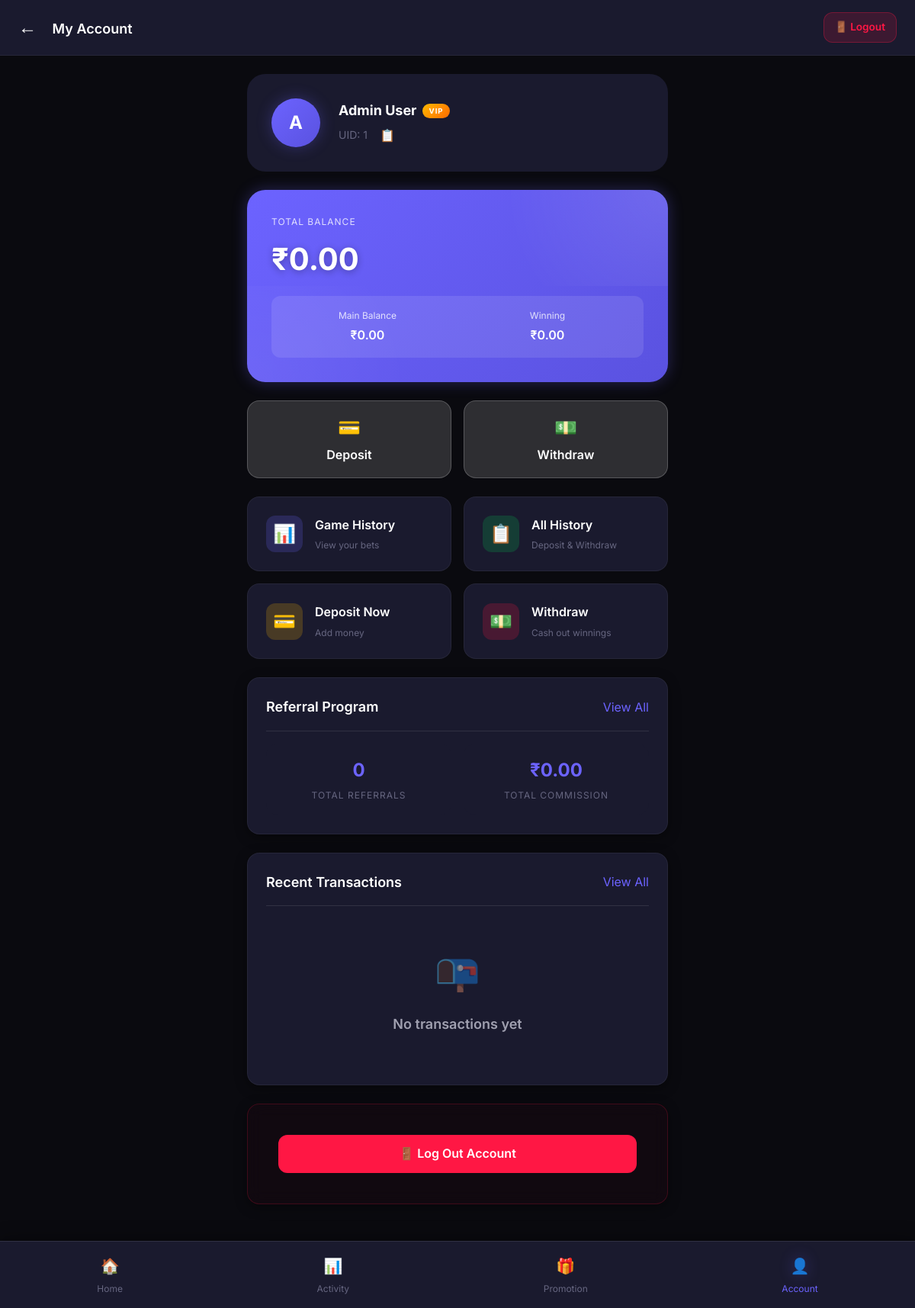
Page /wallet/ (signed in) on the committed database.
### core/models.py (models this page shows, shortened)
class User(AbstractUser):
    uid = models.IntegerField(unique=True, editable=False, default=generate_uid)
    username = models.CharField(max_length=20, unique=True, default=generate_username)
    name = models.CharField(max_length=100)
    mobile = models.CharField(max_length=15, unique=True)
    email = models.EmailField(unique=True)
    referral_code = models.CharField(max_length=10, unique=True, default=generate_referral_code)
    referred_by = models.ForeignKey('self', on_delete=models.SET_NULL, null=True, blank=True, related_name='referred_users')
    is_blocked = models.BooleanField(default=False)
    blocked_at = models.DateTimeField(null=True, blank=True)
    blocked_reason = models.TextField(null=True, blank=True)
    profile_image = models.ImageField(upload_to='profile_images/', null=True, blank=True)
    created_at = models.DateTimeField(auto_now_add=True)
    updated_at = models.DateTimeField(auto_now=True)
    last_login_at = models.DateTimeField(null=True, blank=True)
    USERNAME_FIELD = 'mobile'
    REQUIRED_FIELDS = ['email', 'name']
    objects = CustomUserManager()
    class Meta:
        ordering = ['-created_at']
    def can_withdraw(self):
        from wallet.models import Recharge
        return Recharge.objects.filter(user=self, status='approved').exists()

### wallet/models.py (models this page shows, shortened)
class Wallet(models.Model):
    user = models.OneToOneField(settings.AUTH_USER_MODEL, on_delete=models.CASCADE, related_name='wallet')
    deposit_balance = models.DecimalField(max_digits=12, decimal_places=2, default=Decimal('0.00'))
    winning_balance = models.DecimalField(max_digits=12, decimal_places=2, default=Decimal('0.00'))
    bonus_balance = models.DecimalField(max_digits=12, decimal_places=2, default=Decimal('0.00'))
    created_at = models.DateTimeField(auto_now_add=True)
    updated_at = models.DateTimeField(auto_now=True)
    class Meta:
        verbose_name_plural = 'Wallets'
    def get_total_balance(self):
        return self.deposit_balance + self.winning_balance + self.bonus_balance

### wallet/views.py (the view)
# urls.py: path('', views.wallet_view, name='wallet'),
@login_required
def wallet_view(request):
    wallet, created = Wallet.objects.get_or_create(user=request.user)
    recharges = Recharge.objects.filter(user=request.user).order_by('-created_at')[:10]
    withdraws = Withdraw.objects.filter(user=request.user).order_by('-created_at')[:10]
    transactions = Transaction.objects.filter(user=request.user).order_by('-created_at')[:20]
    total_referrals = request.user.referred_users.count()
    total_commission = ReferralCommission.objects.filter(
        referrer=request.user
    ).aggregate(total=Sum('amount'))['total'] or 0
    can_withdraw = request.user.can_withdraw()
    has_bank_details = BankDetail.objects.filter(user=request.user, is_verified=True).exists()
    context = {
        'wallet': wallet,
        'recharges': recharges,
        'withdraws': withdraws,
        'transactions': transactions,
        'total_referrals': total_referrals,
        'total_commission': total_commission,
        'can_withdraw': can_withdraw,
        'has_bank_details': has_bank_details,
    }
    return render(request, 'wallet/wallet.html', context)

### core/context_processors.py (called while the page is built)
def site_settings(request):
    return {
        'SITE_NAME': 'Color Prediction',
        'SITE_SETTING': {
            'admin_upi': getattr(settings, 'ADMIN_UPI', 'Not configured'),
            'admin_qr': getattr(settings, 'ADMIN_QR', ''),
        },
        'GAME_SETTINGS': settings.GAME_SETTINGS,
    }

### templates/wallet/wallet.html (shortened to what this page needs)
{% extends 'base/base.html' %}
{% load static %}
{% block content %}
<div class="app-container">
    <header class="app-header">
        <div class="header-left">
            <a href="{% url 'game_home' %}" class="back-btn">←</a>
            <span class="page-title">My Account</span>
        </div>
        <div class="header-right">
            <a href="{% url 'logout' %}" class="logout-btn" onclick="return confirm('Logout se bahar jaana hai?')">
                🚪 Logout
            </a>
        </div>
    </header>
    <main class="main-content">
        <div class="profile-header">
            <div class="profile-avatar">
                {{ user.name|first|upper }}
            </div>
            <div class="profile-info">
                <div class="profile-name">
                    {{ user.name }}
                    <span class="vip-badge">VIP</span>
                </div>
                <div class="profile-uid">
                    UID: {{ user.uid }}
                    <button class="copy-uid-btn" onclick="copyUID()">📋</button>
                </div>
            </div>
        </div>
        <div class="wallet-card">
            <div class="wallet-label">Total Balance</div>
            <div class="wallet-balance">₹{{ wallet.get_total_balance|default:"0.00" }}</div>
            <div class="wallet-details">
                <div class="wallet-detail">
                    <span class="detail-label">Main Balance</span>
                    <span class="detail-value">₹{{ wallet.deposit_balance|default:"0.00" }}</span>
                </div>
                <div class="wallet-detail">
                    <span class="detail-label">Winning</span>
                    <span class="detail-value">₹{{ wallet.winning_balance|default:"0.00" }}</span>
                </div>
            </div>
        </div>
        <div class="wallet-actions" style="margin-bottom: var(--spacing-lg);">
            <a href="{% url 'recharge' %}" class="wallet-btn">
                <span class="wallet-btn-icon">💳</span>
                <span>Deposit</span>
            </a>
            <a href="{% url 'withdraw' %}" class="wallet-btn">
                <span class="wallet-btn-icon">💵</span>
                <span>Withdraw</span>
            </a>
        </div>
        <div class="feature-grid">
            <a href="{% url 'my_bets' %}" class="feature-box">
                <div class="feature-icon primary">📊</div>
                <div class="feature-text">
                    <div class="feature-title">Game History</div>
                    <div class="feature-subtitle">View your bets</div>
                </div>
            </a>
            <a href="{% url 'unified_history' %}" class="feature-box">
                <div class="feature-icon success">📋</div>
                <div class="feature-text">
                    <div class="feature-title">All History</div>
                    <div class="feature-subtitle">Deposit & Withdraw</div>
                </div>
            </a>
            <a href="{% url 'recharge' %}" class="feature-box">
                <div class="feature-icon warning">💳</div>
                <div class="feature-text">
                    <div class="feature-title">Deposit Now</div>
                    <div class="feature-subtitle">Add money</div>
                </div>
            </a>
            <a href="{% url 'withdraw' %}" class="feature-box">
                <div class="feature-icon danger">💵</div>
                <div class="feature-text">
                    <div class="feature-title">Withdraw</div>
                    <div class="feature-subtitle">Cash out winnings</div>
                </div>
            </a>
        </div>
        <div class="card mt-3">
            <div class="card-header">
                <span class="card-title">Referral Program</span>
                <a href="{% url 'referral_dashboard' %}" class="text-primary">View All</a>
            </div>
            <div class="stats-grid" style="margin: 0;">
                <div class="stat-card">
                    <div class="stat-value">{{ total_referrals }}</div>
                    <div class="stat-label">Total Referrals</div>
                </div>
                <div class="stat-card">
                    <div class="stat-value">₹{{ total_commission|default:"0.00" }}</div>
                    <div class="stat-label">Total Commission</div>
                </div>
            </div>
        </div>
        <div class="card mt-3">
            <div class="card-header">
                <span class="card-title">Recent Transactions</span>
                <a href="{% url 'transaction_history' %}" class="text-primary">View All</a>
            </div>
            {% if transactions %}
                <div class="transaction-list">
                    {% for tx in transactions %}
                    <div class="transaction-item">
                        <div class="tx-icon {% if tx.transaction_type in 'recharge,win,referral_bonus,signup_bonus' %}positive{% else %}negative{% endif %}">
                            {% if tx.transaction_type == 'recharge' %}💳
                            {% elif tx.transaction_type == 'withdraw' %}💵
                            {% elif tx.transaction_type == 'win' %}🎉
                            {% elif tx.transaction_type == 'bet' %}📝
                            {% else %}💰{% endif %}
                        </div>
                        <div class="tx-info">
                            <div class="tx-title">{{ tx.get_transaction_type_display }}</div>
                            <div style="font-size: 0.75rem; color: var(--text-muted); margin-top: 2px;">
                                ID: <code>{{ tx.transaction_id }}</code> • <span style="font-weight: 700; color: {% if tx.display_status == 'success' %}#00E676{% else %}#FF1744{% endif %}; text-transform: uppercase;">{{ tx.display_status }}</span>
                            </div>
                            <div class="tx-date" style="margin-top: 2px;">{{ tx.created_at|date:"d M Y H:i:s" }}</div>
                        </div>
                        <div class="tx-amount {% if tx.transaction_type in 'recharge,win,referral_bonus,signup_bonus' %}positive{% else %}negative{% endif %}">
                            {% if tx.transaction_type in 'recharge,win,referral_bonus,signup_bonus' %}+{% endif %}₹{{ tx.amount }}
                        </div>
                    </div>
                    {% endfor %}
                </div>
            {% else %}
                <div class="empty-state">
                    <div class="empty-state-icon">📭</div>
                    <div class="empty-state-title">No transactions yet</div>
                </div>
            {% endif %}
        </div>
        <div class="card mt-3" style="border: 1px solid rgba(255, 23, 68, 0.2); background: rgba(255, 23, 68, 0.03); margin-bottom: var(--spacing-xl);">
            <div class="card-body" style="padding: var(--spacing-md);">
                <a href="{% url 'logout' %}" onclick="return confirm('Do you want to logout?')" style="background: var(--color-red); border-color: var(--color-red); color: white; display: flex; align-items: center; justify-content: center; gap: 8px; font-weight: 600; padding: 12px; border-radius: var(--radius-md); text-decoration: none; transition: all var(--transition-fast);">
                    🚪 Log Out Account
                </a>
            </div>
        </div>
    </main>
    <nav class="bottom-nav">
        <a href="{% url 'game_home' %}" class="nav-item">
            <span class="nav-icon">🏠</span>
            <span>Home</span>
        </a>
        <a href="{% url 'my_bets' %}" class="nav-item">
            <span class="nav-icon">📊</span>
            <span>Activity</span>
        </a>
        <a href="{% url 'referral_dashboard' %}" class="nav-item">
            <span class="nav-icon">🎁</span>
            <span>Promotion</span>
        </a>
        <a href="{% url 'wallet' %}" class="nav-item active">
            <span class="nav-icon">👤</span>
            <span>Account</span>
        </a>
    </nav>
</div>
{% endblock %}

### templates/base/base.html (style rules this page uses)
body { font-family: 'Inter', sans-serif; }

### rows in the picture
User: name|first "A", name "Admin User", uid "1"
Wallet: get_total_balance "0.00", deposit_balance "0.00", winning_balance "0.00"

### other values in the picture
{{ total_referrals }} "0"
{{ total_commission|default:"0.00" }} "0.00"
